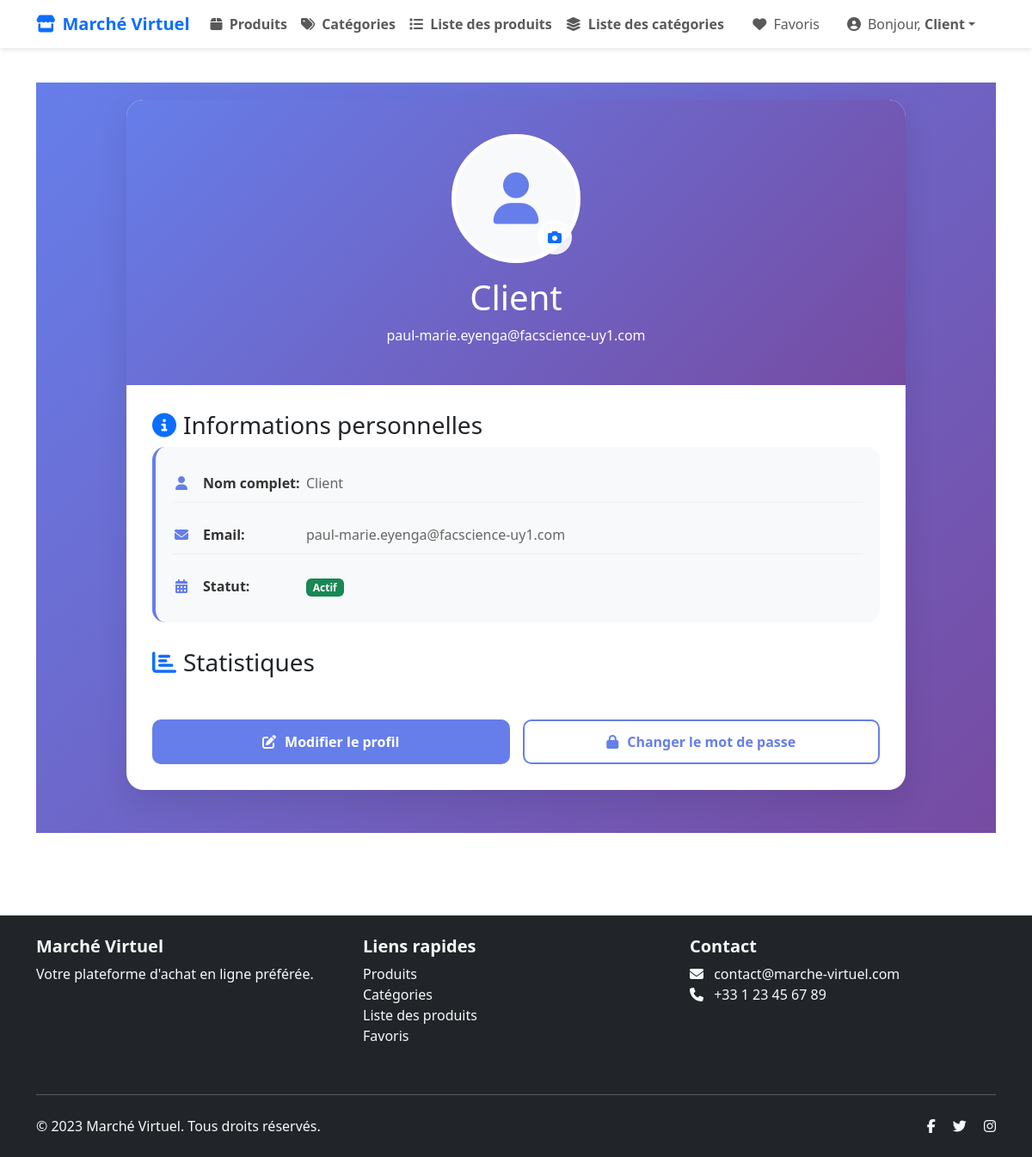
The page /call_profil/ (signed in) on the database its author committed.
### Authentification/models.py (models this page shows, shortened)
class Utilisateur(models.Model):
    email = models.EmailField(unique=True)
    nom = models.CharField(max_length=150)
    image = models.ImageField(upload_to='utilisateurs/', blank=True, null=True)
    motDePasse = models.CharField(max_length=128)
    is_active = models.BooleanField(default=True)
    is_staff = models.BooleanField(default=False)
    class Meta:
        verbose_name = 'Utilisateur'
        verbose_name_plural = 'Utilisateurs'
        ordering = ['nom']

### Market/views.py (the view)
# urls.py: path('call_profil/',call_profil,name='call_profil'),
def call_profil(request):
    emaile = request.session.get('email')
    role = request.session.get('role', 'default')
    utilisateur = Utilisateur.objects.get(email=emaile)
    role = request.session.get('role')
    if role == "client":
        layout = "base_client.html"
    elif role == "commercant":
        layout = "base_commercant.html"
    elif role == "livreur":
        layout = "base_livreur.html"
    else:
        layout = "base.html"
    return render(request, "profil.html", {"layout": layout,'utilisateur':utilisateur,'role':role})

### templates/profil.html (shortened to what this page needs)
{% extends layout %}
{% load static %}
{% block content %}
<div class="profile-container">
    <div class="container">
        <div class="row justify-content-center">
            <div class="col-lg-10">
                <div class="profile-card">
                    <div class="profile-header">
                        <div class="profile-image-container">
                            {% if utilisateur.image %}
                                <img src="{{ utilisateur.image.url }}" alt="Photo de profil" class="profile-image">
                            {% else %}
                                <div class="image-placeholder">
                                    <i class="fas fa-user"></i>
                                </div>
                            {% endif %}
                            <button class="edit-profile-btn" data-bs-toggle="modal" data-bs-target="#editProfileModal">
                                <i class="fas fa-camera text-primary"></i>
                            </button>
                        </div>
                        <h1 class="profile-name mt-3">{{ utilisateur.nom }}</h1>
                        <p class="profile-email">{{ utilisateur.email }}</p>
                    </div>
                    <div class="profile-content">
                        <div class="info-section">
                            <h3><i class="fas fa-info-circle me-2 text-primary"></i>Informations personnelles</h3>
                            <div class="info-card">
                                <div class="info-item">
                                    <span class="info-icon"><i class="fas fa-user"></i></span>
                                    <span class="info-label">Nom complet:</span>
                                    <span class="info-value">{{ utilisateur.nom }}</span>
                                </div>
                                <div class="info-item">
                                    <span class="info-icon"><i class="fas fa-envelope"></i></span>
                                    <span class="info-label">Email:</span>
                                    <span class="info-value">{{ utilisateur.email }}</span>
                                </div>
                                <div class="info-item">
                                    <span class="info-icon"><i class="fas fa-calendar-alt"></i></span>
                                    <span class="info-label">Statut:</span>
                                    <span class="info-value">
                                        {% if utilisateur.is_active %}
                                            <span class="badge bg-success">Actif</span>
                                        {% else %}
                                            <span class="badge bg-danger">Inactif</span>
                                        {% endif %}
                                    </span>
                                </div>
                            </div>
                        </div>
                        <div class="info-section">
                            <h3><i class="fas fa-chart-bar me-2 text-primary"></i>Statistiques</h3>
                        </div>
                        <div class="action-buttons">
                            <a href="{% url 'call_form_update_profil'%}" class="btn btn-custom btn-primary-custom">
                                <i class="fas fa-edit"></i> Modifier le profil
                            </a>
                            <a href="#" class="btn btn-custom btn-outline-custom">
                                <i class="fas fa-lock"></i> Changer le mot de passe
                            </a>
                        </div>
                    </div>
                </div>
            </div>
        </div>
    </div>
</div>
{% endblock %}

### templates/base.html (shortened to what this page needs)
{% load static %}
<!DOCTYPE html>
<html lang="fr" data-bs-theme="light">
<head>
    <link rel="stylesheet" href="{% static 'css/base.css' %}">
    <link href="https://cdn.jsdelivr.net/npm/bootstrap@5.3.3/dist/css/bootstrap.min.css" rel="stylesheet">
    <link rel="stylesheet" href="https://cdnjs.cloudflare.com/ajax/libs/font-awesome/6.5.1/css/all.min.css">
</head>
<body>
    <nav class="navbar navbar-expand-lg navbar-light sticky-top">
        <div class="container">
            <a class="navbar-brand fw-bold text-primary d-flex align-items-center" href="/">
                <i class="fas fa-store me-2"></i>
                Marché Virtuel
            </a>
            <div class="collapse navbar-collapse" id="navMenu">
                <ul class="navbar-nav me-auto fw-semibold">
                    <li class="nav-item">
                        <a href="{% url 'produit' %}" class="nav-link {% if request.resolver_match.url_name == 'produit' %}active{% endif %}">
                            <i class="fas fa-box me-1"></i> Produits
                        </a>
                    </li>
                    <li class="nav-item">
                        <a href="{% url 'categorie' %}" class="nav-link {% if request.resolver_match.url_name == 'categorie' %}active{% endif %}">
                            <i class="fas fa-tags me-1"></i> Catégories
                        </a>
                    </li>
                    <li class="nav-item">
                        <a href="{% url 'page_produits' %}" class="nav-link {% if request.resolver_match.url_name == 'page_produits' %}active{% endif %}">
                            <i class="fas fa-list me-1"></i> Liste des produits
                        </a>
                    </li>
                    <li class="nav-item">
                        <a href="{% url 'liste_categories' %}" class="nav-link {% if request.resolver_match.url_name == 'liste_categories' %}active{% endif %}">
                            <i class="fas fa-layer-group me-1"></i> Liste des catégories
                        </a>
                    </li>
                </ul>
                <ul class="navbar-nav">
                    <li class="nav-item me-3">
                        <a href="{% url 'appeler_page_favorie' %}" class="nav-link {% if request.resolver_match.url_name == 'favoris' %}active{% endif %}">
                            <i class="fas fa-heart me-1"></i> Favoris
                        </a>
                    </li>
{% if request.session.nom %}
<li class="nav-item dropdown me-3">
    <a class="nav-link dropdown-toggle d-flex align-items-center" href="#" role="button" data-bs-toggle="dropdown" aria-expanded="false">
        <i class="fas fa-user-circle me-2"></i>
        <span>Bonjour, <strong>{{ request.session.nom }}</strong></span>
    </a>
</li>
                    {% endif %}
                </ul>
            </div>
        </div>
    </nav>
    <main class="container mt-4 mb-5">
        {% block content %}{% endblock %}
    </main>
    <footer class="bg-dark text-light py-4 mt-5">
        <div class="container">
            <div class="row">
                <div class="col-md-4 mb-3">
                    <h5 class="fw-bold">Marché Virtuel</h5>
                    <p class="mb-0">Votre plateforme d'achat en ligne préférée.</p>
                </div>
                <div class="col-md-4 mb-3">
                    <h5 class="fw-bold">Liens rapides</h5>
                    <ul class="list-unstyled">
                        <li><a href="{% url 'produit' %}" class="text-light text-decoration-none">Produits</a></li>
                        <li><a href="{% url 'categorie' %}" class="text-light text-decoration-none">Catégories</a></li>
                        <li><a href="{% url 'page_produits' %}" class="text-light text-decoration-none">Liste des produits</a></li>
                        <li><a href="{% url 'appeler_page_favorie' %}" class="text-light text-decoration-none">Favoris</a></li>
                    </ul>
                </div>
                <div class="col-md-4 mb-3">
                    <h5 class="fw-bold">Contact</h5>
                    <ul class="list-unstyled">
                        <li><i class="fas fa-envelope me-2"></i> contact@marche-virtuel.com</li>
                        <li><i class="fas fa-phone me-2"></i> +33 1 23 45 67 89</li>
                    </ul>
                </div>
            </div>
            <hr class="my-4">
            <div class="d-flex flex-column flex-md-row justify-content-between align-items-center">
                <p class="mb-0">&copy; 2023 Marché Virtuel. Tous droits réservés.</p>
                <div class="mt-2 mt-md-0">
                    <a href="#" class="text-light me-3"><i class="fab fa-facebook-f"></i></a>
                    <a href="#" class="text-light me-3"><i class="fab fa-twitter"></i></a>
                    <a href="#" class="text-light"><i class="fab fa-instagram"></i></a>
                </div>
            </div>
        </div>
    </footer>
</body>
</html>

### static/css/base.css (style rules this page uses)
:root { --primary-color: #0d6efd; --secondary-color: #6c757d; --success-color: #198754; --danger-color: #dc3545; --warning-color: #ffc107; --light-color: #f8f9fa; --dark-color: #212529; --shadow: 0 2px 10px rgba(0,0,0,0.08); --border-radius: 12px; }
body { background: #f0f2f5; font-family: "Segoe UI", system-ui, -apple-system, sans-serif; min-height: 100vh; display: flex; flex-direction: column; }
.navbar { background: #ffffff; box-shadow: 0 2px 6px rgba(0,0,0,0.1); }
.navbar-brand { font-size: 1.5rem; }
.nav-link { position: relative; transition: color 0.2s ease; }
main { flex: 1; }
footer { margin-top: auto; }

### templates/profil.html (style rules this page uses)
.profile-container { background: linear-gradient(135deg, #667eea 0%, #764ba2 100%); min-height: 100vh; padding: 20px 0; }
.profile-card { background: white; border-radius: 20px; box-shadow: 0 15px 35px rgba(0, 0, 0, 0.1); overflow: hidden; margin-bottom: 30px; }
.profile-header { background: linear-gradient(135deg, #667eea 0%, #764ba2 100%); padding: 40px 20px 30px; color: white; text-align: center; position: relative; }
.profile-image-container { position: relative; display: inline-block; }
.image-placeholder { width: 150px; height: 150px; border-radius: 50%; border: 5px solid white; background: #f8f9fa; display: flex; align-items: center; justify-content: center; font-size: 60px; color: #667eea; margin: 0 auto; }
.edit-profile-btn { position: absolute; bottom: 10px; right: 10px; background: rgba(255, 255, 255, 0.9); border: none; border-radius: 50%; width: 40px; height: 40px; display: flex; align-items: center; justify-content: center; cursor: pointer; transition: all 0.3s ease; }
.profile-content { padding: 30px; }
.info-section { margin-bottom: 30px; }
.info-card { background: #f8f9fa; border-radius: 15px; padding: 20px; margin-bottom: 20px; border-left: 4px solid #667eea; }
.info-item { display: flex; align-items: center; margin-bottom: 15px; padding: 10px 0; border-bottom: 1px solid #eee; }
.info-item:last-child { border-bottom: none; margin-bottom: 0; }
.info-icon { width: 20px; margin-right: 15px; color: #667eea; text-align: center; }
.info-label { font-weight: 600; color: #333; min-width: 120px; }
.info-value { color: #666; }
.action-buttons { display: grid; grid-template-columns: repeat(auto-fit, minmax(200px, 1fr)); gap: 15px; margin-top: 30px; }
.btn-custom { padding: 12px 20px; border: none; border-radius: 10px; font-weight: 600; transition: all 0.3s ease; text-decoration: none; display: flex; align-items: center; justify-content: center; gap: 10px; }
.btn-primary-custom { background: #667eea; color: white; }
.btn-outline-custom { background: transparent; border: 2px solid #667eea; color: #667eea; }

### rows shown on the page
Utilisateur: session.nom "Client", nom "Client", email "paul-marie.eyenga@facscience-uy1.com"
